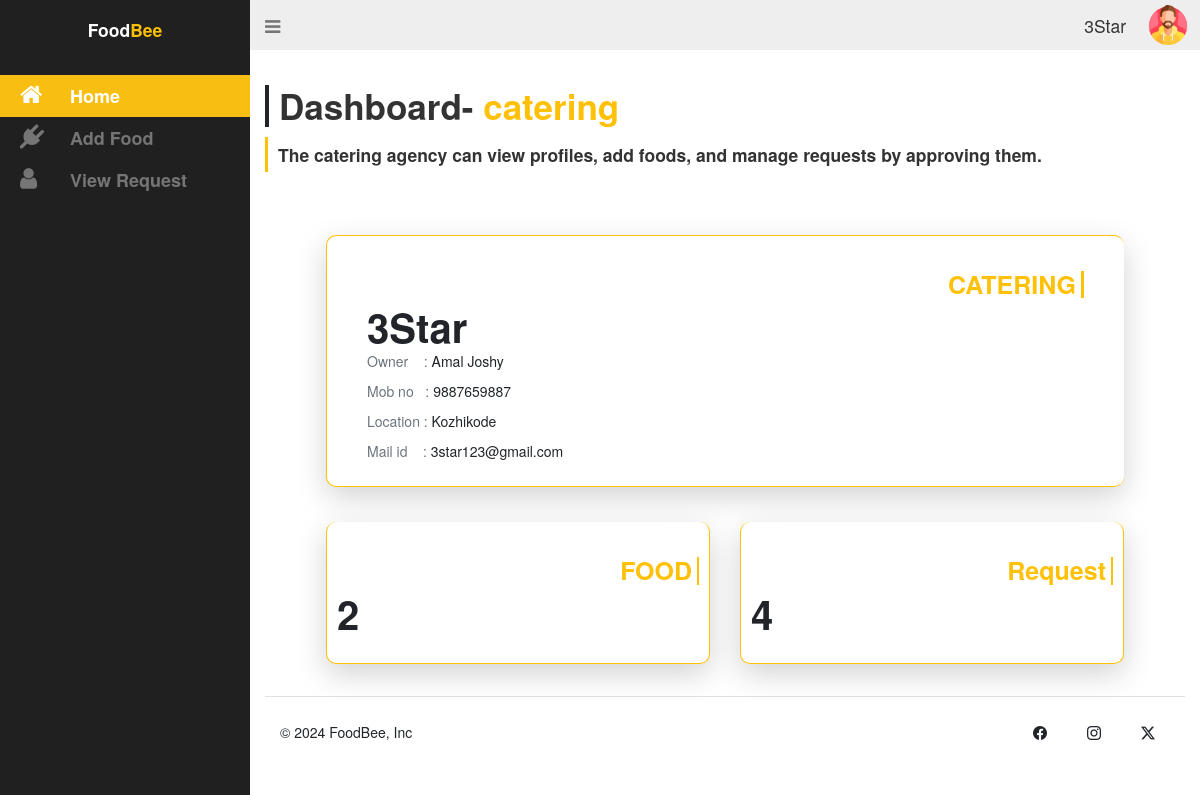
Page /Catering/pages/cat-home.php (signed in) on the committed database.
### tables this page shows
CREATE TABLE `catering` (
  `catering_id` int(11) NOT NULL,
  `catering_name` varchar(50) NOT NULL,
  `catering_owner` varchar(50) NOT NULL,
  `catering_no` varchar(50) NOT NULL,
  `catering_location` varchar(50) NOT NULL,
  `catering_email` varchar(50) NOT NULL,
  `catering_pass` varchar(50) NOT NULL
);

### Catering/pages/cat-home.php (the view, shortened to what this page needs)
<?php
 include './connect.php';
$email = $_SESSION["email"];
$query = mysqli_query($conn, "SELECT * FROM `catering` WHERE `catering_email`='$email'");
if ($row = mysqli_fetch_assoc($query)) {
    $cat_name = $row['catering_name'];
    $cat_own = $row['catering_owner'];
    $cat_no = $row['catering_no'];
    $cat_location = $row['catering_location'];
    $cat_mail = $row['catering_email'];
}
?>
<!DOCTYPE html>
<html lang="en">
<head>
  <link rel="stylesheet" href="../static/catering.css">
  <link rel="stylesheet" href="https://cdn.jsdelivr.net/npm/bootstrap-icons@1.11.3/font/bootstrap-icons.min.css">
  <link href="https://cdn.jsdelivr.net/npm/bootstrap@5.3.3/dist/css/bootstrap.min.css" rel="stylesheet">
  <link rel="stylesheet" href="https://maxcdn.bootstrapcdn.com/bootstrap/3.3.7/css/bootstrap.min.css">
  <link rel="stylesheet" href="https://maxcdn.bootstrapcdn.com/font-awesome/4.7.0/css/font-awesome.min.css">
</head>
<body>
  <div id="wrapper">
    <aside id="sidebar-wrapper">
      <div class="sidebar-brand">
        <h2><div class="fs-3 fw-semibold">Food<span class="text-warning">Bee</span></div></h2>
      </div>
      <ul class="sidebar-nav">
        <li class="active"><a href="./cat-home.php"><i class="fa fa-home"></i>Home</a></li>
        <li><a href="./cat-food.php"><i class="fa fa-plug"></i>Add Food</a></li>
        <li><a href="./cat-request.php"><i class="fa fa-user"></i>View Request</a></li>
      </ul>
    </aside>
    <div id="navbar-wrapper">
      <nav class="navbar navbar-inverse">
        <div class="container-fluid justify-content-between">
          <div class="navbar-header position-absolute top-0">
            <a href="#" class="navbar-brand" id="sidebar-toggle"><i class="fa fa-bars"></i></a>
          </div>
          <div class="d-flex align-items-center position-absolute end-0 ">
          <div class="me-3 fs-3"><?php echo $cat_name; ?></div>
            <button class="btn border-0" data-bs-toggle="dropdown" aria-expanded="false">
              <img src="../static/user.png" alt="" width="40">
            </button>
          </div>
        </div>
      </nav>
    </div>
<?php
$result = $conn->query("SELECT COUNT(*) AS food_count FROM food");
$row = $result->fetch_assoc();
$food_count = $row['food_count'];
$result = $conn->query("SELECT COUNT(*) AS user_count FROM user");
$row = $result->fetch_assoc();
$user_count = $row['user_count'];
?>
    <section id="content-wrapper">
      <div class="row">
        <div class="col-lg-12">
        <h2 class="content-title display-4 fw-semibold border-start px-3 border-4 border-dark">Dashboard- <span class="text-warning">catering</span></h2>
        <div class="fs-3 fw-semibold border-start px-3 py-2 border-3 border-warning mb-5">The catering agency can view profiles, add foods, and manage requests by approving them.</div>
          <div class="container" style="width:90%;">
            <div class="row my-5">
              <div class="col-lg col-md-4 col-sm-6 col-12 my-1">
                <div class="card text-decoration-none h-100 rounded-4 py-4 p-5 shadow-lg border-1 border-end-0 border-warning">
                  <div class="card-body">
                    <h5 class="card-title fs-1 text-end fw-bold text-warning border-end px-2 border-3 border-warning">CATERING</h5>
                    <div class="card-text fw-bold display-3 "><?php echo $cat_name; ?></div>
                    <p class="card-text text-secondary">Owner &nbsp;&nbsp;&nbsp;: <span class="text-dark"><?php echo $cat_own; ?></span></p>
                    <p class="card-text text-secondary">Mob no &nbsp;&nbsp;: <span class="text-dark"><?php echo $cat_no; ?></span></p>
                    <p class="card-text text-secondary">Location : <span class="text-dark"><?php echo $cat_location; ?></span></p>
                    <p class="card-text text-secondary">Mail id &nbsp;&nbsp;&nbsp;: <span class="text-dark"><?php echo $cat_mail; ?></span></p>
                  </div>
                </div>
              </div>
            </div>
            <div class="row my-5">
              <div class="col-lg col-md-4 col-sm-6 col-12 my-1">
                <div class="card text-decoration-none h-100 rounded-4 py-4 shadow-lg border-1 border-top-0 border-warning">
                  <div class="card-body">
                    <h5 class="card-title fs-1 text-end fw-bold text-warning border-end px-2 border-2 border-warning">FOOD</h5>
                    <div class="card-text fw-bold display-3 "><?php echo $food_count; ?></div>
                  </div>
                </div>
              </div>
              <div class="col-lg col-md-4 col-sm-6 col-12 my-1">
                <div class="card text-decoration-none h-100 rounded-4 py-4 shadow-lg border-1 border-top-0 border-warning">
                  <div class="card-body">
                    <h5 class="card-title fs-1 text-end fw-bold text-warning border-end px-2 border-2 border-warning">Request</h5>
                    <div class="card-text fw-bold display-3 "><?php echo $user_count; ?></div>
                  </div>
                </div>
              </div>
            </div>
          </div>
        </div>
      </div>
      <div class="row">
  <div class="container-fluid" >
    <footer class="d-flex flex-wrap justify-content-between align-items-center py-4 border-top">
      <div class="col-md-4 d-flex align-items-center">
        <span class="mb-3 mb-md-0 text-dark">&copy; 2024 FoodBee, Inc</span>
      </div>
      <ul class="nav col-md-4 justify-content-end list-unstyled d-flex">
        <li class="ms-3"><a class=" text-dark" href="#"><i class="bi bi-facebook" width="24" height="24"></i></a></li>
        <li class="ms-3"><a class=" text-dark" href="#"><i class="bi bi-instagram" width="24" height="24"></i></a></li>
        <li class="ms-3"><a class=" text-dark" href="#"><i class="bi bi-twitter-x" width="24" height="24"></i></a></li>
      </ul>
    </footer>
  </div>
      </div>
    </section>
  </div>
</body>
</html>

### Catering/static/catering.css (style rules this page uses)
body { padding-bottom: 30px; position: relative; min-height: 100%; }
a { transition: background 0.2s, color 0.2s; }
#wrapper { padding-left: 0; transition: all 0.5s ease; position: relative; }
#sidebar-wrapper { z-index: 1000; position: fixed; left: 250px; width: 0; height: 100%; margin-left: -250px; overflow-y: auto; overflow-x: hidden; background: #202020; transition: all 0.5s ease; }
.sidebar-brand { position: absolute; top: 0; width: 250px; text-align: center; padding: 20px 0; }
.sidebar-brand h2 { margin: 0; font-weight: 600; font-size: 24px; color: #fff; }
.sidebar-nav { position: absolute; top: 75px; width: 250px; margin: 0; padding: 0; list-style: none; }
.sidebar-nav > li { text-indent: 10px; line-height: 42px; }
.sidebar-nav > li a { display: block; text-decoration: none; color: #757575; font-weight: 600; font-size: 18px; }
.sidebar-nav > li > a:hover, .sidebar-nav > li.active > a { text-decoration: none; color: #fff; background: #F8BE12; }
.sidebar-nav > li > a i.fa { font-size: 24px; width: 60px; }
#navbar-wrapper { width: 100%; position: absolute; z-index: 2; }
#navbar-wrapper .navbar { border-width: 0 0 0 0; background-color: #eee; font-size: 24px; margin-bottom: 0; border-radius: 0; }
#navbar-wrapper .navbar a { color: #757575; }
#content-wrapper { width: 100%; position: absolute; padding: 15px; top: 100px; }
@media (min-width: 992px) { #wrapper { padding-left: 250px; } }
@media (min-width: 992px) { #sidebar-wrapper { width: 250px; } }
@media (min-width: 992px) { #navbar-wrapper { position: relative; } }
@media (min-width: 992px) { #content-wrapper { position: relative; top: 0; } }

### rows in the picture
catering: catering_name "3Star", catering_owner "Amal Joshy", catering_no "9887659887", catering_location "Kozhikode", catering_email "3star123@gmail.com"

### other values in the picture
$food_count "2"
$user_count "4"
